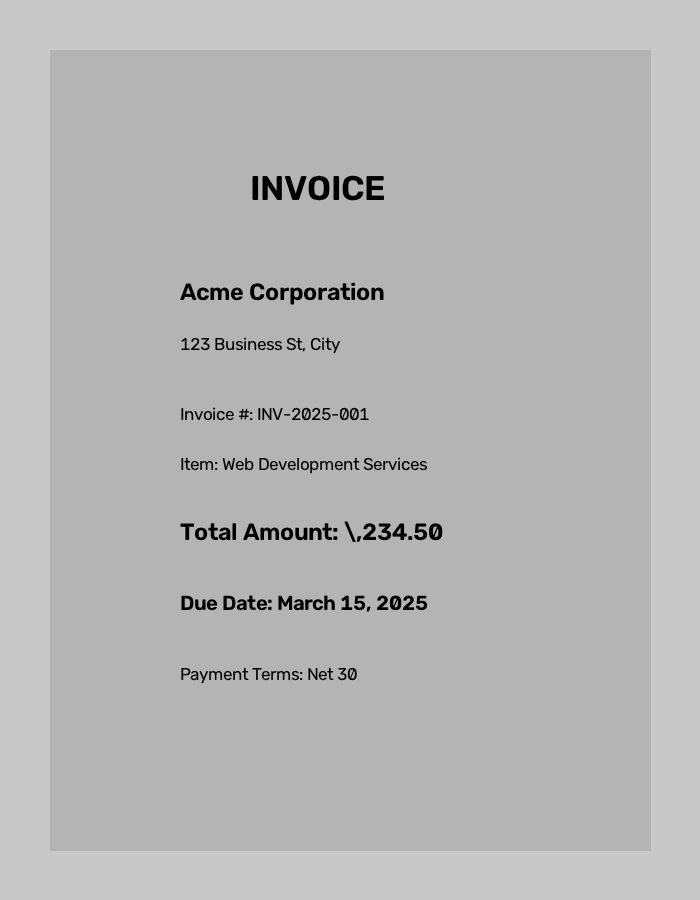
#> input picture ai_scanner/test_invoice.png, 700 x 900 px
$ python -i capture.py   (imports and definitions only)
#> lines starting #> are read from the running program, lines starting #| are printed output that depends on the picture; after the words box and inside, x2 and y2 are one past the last pixel; in counts of white or black regions, pixels touching at a corner belong together
#> further down, picture is the input picture: shape (900, 700, 3); min 0, max 200, mean 182
import cv2
import numpy as np
from dataclasses import dataclass
from typing import Optional, Tuple


@dataclass
class CaptureResult:
    frame: np.ndarray
    success: bool
    document_contour: Optional[np.ndarray] = None
    corners: Optional[np.ndarray] = None


class CameraCapture:
    def __init__(self, camera_id: int = 0, width: int = 1920, height: int = 1080):
        self.camera_id = camera_id
        self.width = width
        self.height = height
        self.cap: Optional[cv2.VideoCapture] = None

    # [13 lines left out: functions open, capture_frame, not called in this run]

    def auto_detect_document(self, frame: np.ndarray) -> CaptureResult:
        gray = cv2.cvtColor(frame, cv2.COLOR_BGR2GRAY)
        blurred = cv2.GaussianBlur(gray, (5, 5), 0)
        edged = cv2.Canny(blurred, 75, 200)
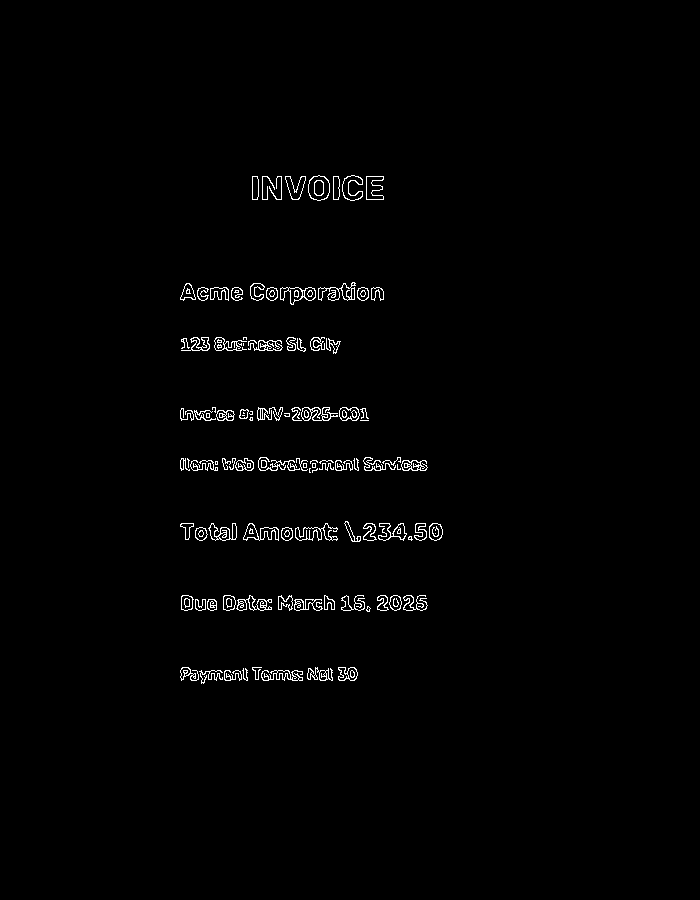
#> edged: shape (900, 700); 1.2% white in thin lines or dots, all inside (x1, y1, x2, y2) = (180, 175, 443, 684)

        contours, _ = cv2.findContours(edged, cv2.RETR_EXTERNAL, cv2.CHAIN_APPROX_SIMPLE)
#> contours = 106 contours, 44 with area under 20; largest, box (x1, y1, x2, y2) and area: (308, 175, 330, 201) 433, (280, 287, 316, 305) 353, (243, 523, 279, 541) 298, (342, 175, 363, 201) 275, (366, 176, 384, 200) 269
        contours = sorted(contours, key=cv2.contourArea, reverse=True)[:5]
#> contours = 5 contours; box (x1, y1, x2, y2) and area: (308, 175, 330, 201) 433, (280, 287, 316, 305) 353, (243, 523, 279, 541) 298, (342, 175, 363, 201) 275, (366, 176, 384, 200) 269

        document_contour = None
        corners = None

        for contour in contours:
            peri = cv2.arcLength(contour, True)
            approx = cv2.approxPolyDP(contour, 0.02 * peri, True)
            if len(approx) == 4:
                document_contour = approx
                corners = self._order_corners(approx)
                break
#> this loop made 5 passes
#> peri on passes 1 to 5: 79.11, 124.1, 153.5, 115.3, 119

        return CaptureResult(
            frame=frame,
            success=True,
            document_contour=document_contour,
            corners=corners,
        )

    # [48 lines left out: functions _order_corners, draw_detection, preview, release, not called in this run]

>>> import cv2
>>> picture = cv2.imread('../../test_invoice.png')
>>> result = CameraCapture().auto_detect_document(picture)
